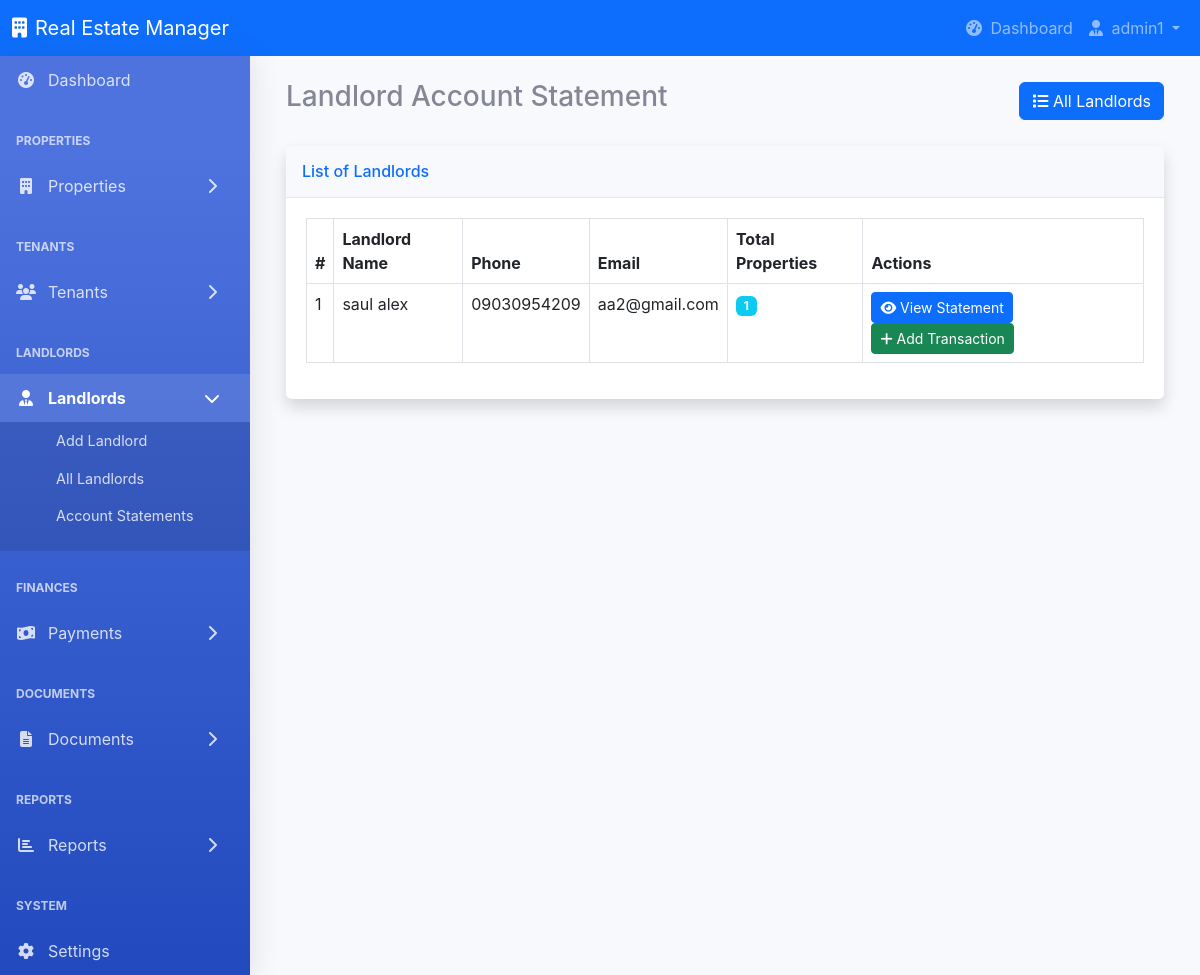
/landlords/account-statement (signed in), run on the app's committed database.
### tables this page shows
CREATE TABLE landlords (
        id INTEGER PRIMARY KEY AUTOINCREMENT,
        full_name TEXT NOT NULL,
        phone TEXT NOT NULL,
        email TEXT,
        address TEXT,
        id_number TEXT,
        bank_name TEXT,
        account_number TEXT,
        current_balance REAL DEFAULT 0.0,
        created_at TIMESTAMP DEFAULT CURRENT_TIMESTAMP
    );

### app.py (the view)
@app.route('/landlords/account-statement')
@login_required
def landlord_account_statement():
    conn = get_db_connection()
    landlords = conn.execute('''
        SELECT l.*,
               (SELECT COUNT(*) FROM properties p WHERE p.landlord_id = l.id) as total_properties
        FROM landlords l
        ORDER BY l.full_name COLLATE NOCASE
    ''').fetchall()
    conn.close()
    return render_template('landlords/landlord_account_statement.html', landlords=landlords)

### app.py (called while the page is built)
def get_db_connection():
    conn = sqlite3.connect(DB_PATH)
    conn.row_factory = sqlite3.Row
    return conn

def login_required(f):
    @wraps(f)
    def decorated_function(*args, **kwargs):
        if 'user_id' not in session:
            flash('Please log in first.')
            return redirect(url_for('login'))
        return f(*args, **kwargs)
    return decorated_function

### templates/landlords/landlord_account_statement.html (shortened to what this page needs)
{% include 'partials/header.html' %}
<div class="container-fluid">
    <div class="d-flex justify-content-between align-items-center mb-4">
        <h1 class="h3">Landlord Account Statement</h1>
        <a href="{{ url_for('landlords_list') }}" class="btn btn-primary">
            <i class="fas fa-list"></i> All Landlords
        </a>
    </div>
    <div class="card shadow mb-4">
        <div class="card-header py-3">
            <h6 class="m-0 font-weight-bold text-primary">List of Landlords</h6>
        </div>
        <div class="card-body">
            <div class="table-responsive">
                <table class="table table-bordered" id="landlordsTable" width="100%" cellspacing="0">
                    <thead>
                        <tr>
                            <th>#</th>
                            <th>Landlord Name</th>
                            <th>Phone</th>
                            <th>Email</th>
                            <th>Total Properties</th>
                            <th>Actions</th>
                        </tr>
                    </thead>
                    <tbody>
                        {% if landlords %}
                            {% for landlord in landlords %}
                            <tr>
                                <td>{{ loop.index }}</td>
                                <td>{{ landlord.full_name }}</td>
                                <td>{{ landlord.phone }}</td>
                                <td>{{ landlord.email or '-' }}</td>
                                <td>
                                    <span class="badge bg-info">{{ landlord.total_properties }}</span>
                                </td>
                                <td>
                                    <a href="{{ url_for('landlord_account_detail', landlord_id=landlord.id) }}"
                                       class="btn btn-primary btn-sm"
                                       title="View Statement">
                                        <i class="fas fa-eye"></i> View Statement
                                    </a>
                                    <a href="{{ url_for('add_landlord_transaction', landlord_id=landlord.id) }}"
                                       class="btn btn-success btn-sm"
                                       title="Add Transaction">
                                        <i class="fas fa-plus"></i> Add Transaction
                                    </a>
                                </td>
                            </tr>
                            {% endfor %}
                        {% else %}
                            <tr>
                                <td colspan="6" class="text-center text-muted py-4">
                                    <i class="fas fa-info-circle"></i> No landlords found.
                                </td>
                            </tr>
                        {% endif %}
                    </tbody>
                </table>
            </div>
        </div>
    </div>
</div>
</body>
</html>

### static/css/styles.css (style rules this page uses)
:root { --primary-color: #4e73df; --secondary-color: #858796; --success-color: #1cc88a; --info-color: #36b9cc; --warning-color: #f6c23e; --danger-color: #e74a3b; --light-color: #f8f9fc; --dark-color: #5a5c69; }
body { font-family: 'Nunito', -apple-system, BlinkMacSystemFont, "Segoe UI", Roboto, "Helvetica Neue", Arial, sans-serif; font-size: 1rem; font-weight: 400; line-height: 1.5; color: #858796; background-color: #f8f9fc; }
.card { margin-bottom: 1.5rem; box-shadow: 0 0.15rem 1.75rem 0 rgba(58, 59, 69, 0.15); border: none; border-radius: 0.35rem; }
.card-header { background-color: #f8f9fc; border-bottom: 1px solid #e3e6f0; }
.card-body { padding: 1.25rem; }
.table-responsive { overflow-x: auto; }

### data on the page
landlords: full_name "saul alex", phone "09030954209", email "aa2@gmail.com", total_properties "1"

### other printed values
{{ session['username'] }} "admin1"
